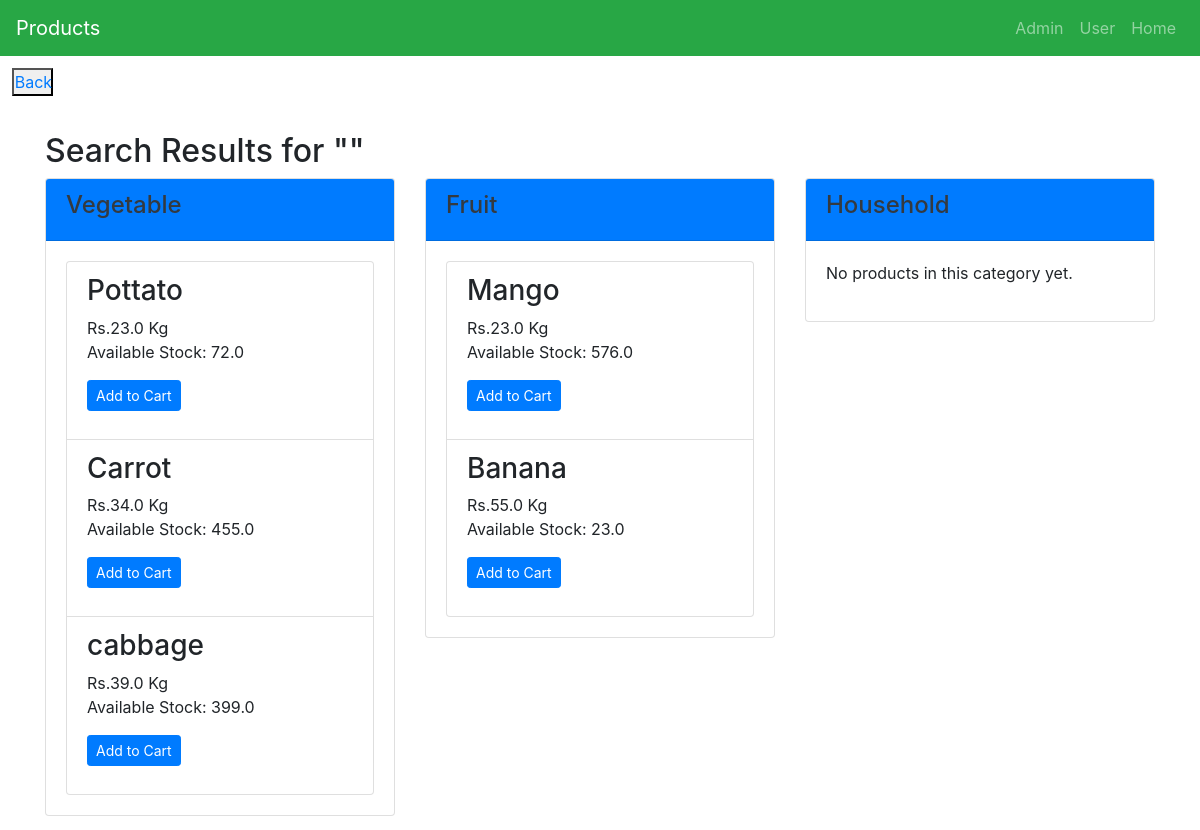
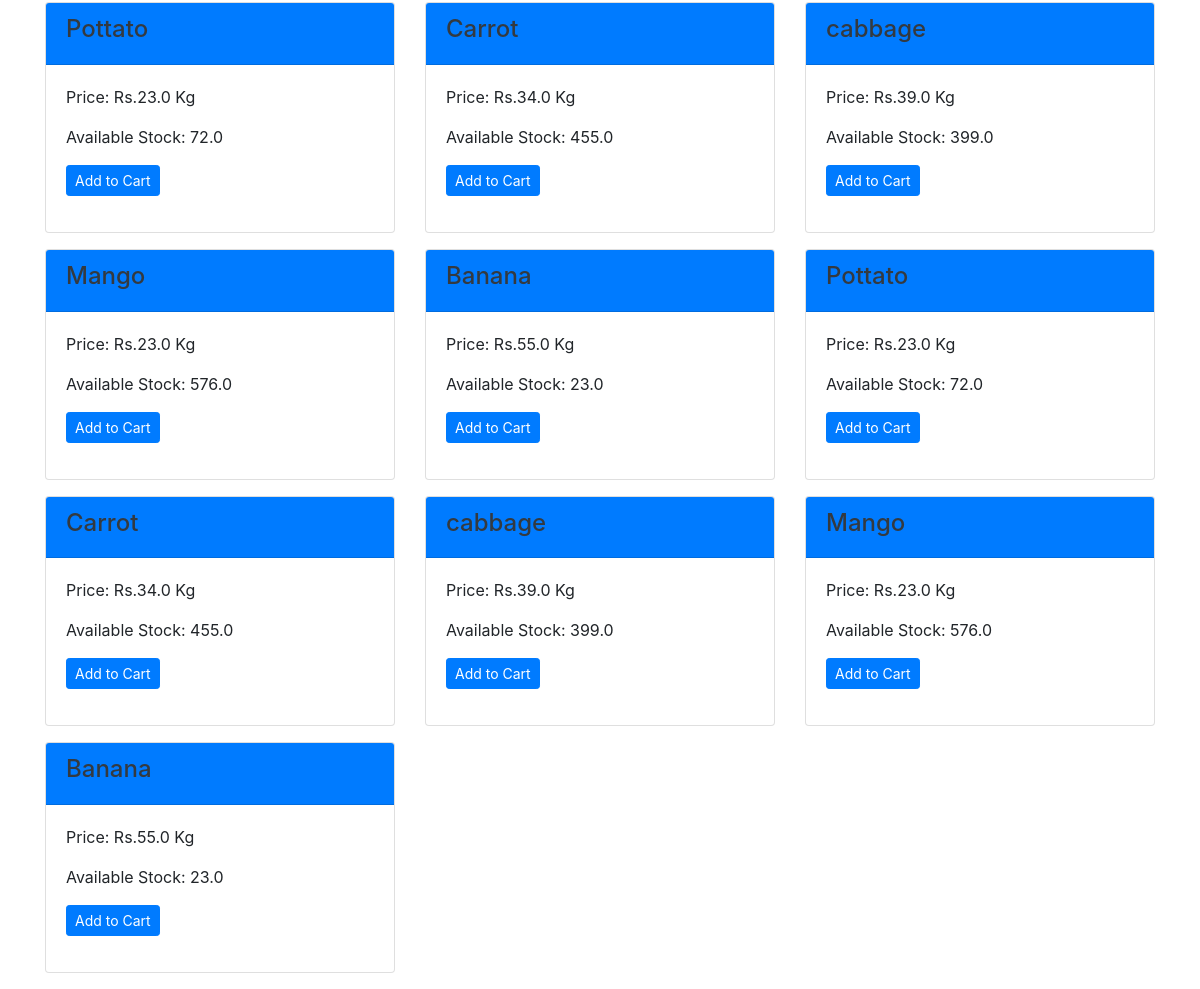
The page /search_page on the database its author committed (2 pictures, top to bottom).
### yadav.py (models this page shows)
class Category(db.Model):
    id = db.Column(db.Integer, primary_key=True)
    name = db.Column(db.String(100), nullable=False)
    products = db.relationship('Product', backref='category', lazy=True)

class Product(db.Model):
    product_id = db.Column(db.Integer, primary_key=True)
    name = db.Column(db.String(100), nullable=False)
    unit=db.Column(db.String, nullable=False)
    price = db.Column(db.Float, nullable=False)
    exp=db.Column(db.String, nullable=False)
    stock = db.Column(db.Float,nullable=False)
    category_id = db.Column(db.Integer, db.ForeignKey('category.id',ondelete='CASCADE'), nullable=False)

### yadav.py (the view)
@app.route('/search_page', methods=['GET'])
def search_page():
    query = request.args.get('query', '').strip()
    categories = Category.query.filter(Category.name.ilike(f'%{query}%')).all()
    products = Product.query.filter(Product.name.ilike(f'%{query}%')).all()
    product_price=Product.query.filter(Product.price.ilike(f'%{query}%')).all()
    return render_template('search_page.html', query=query,product_price=product_price, categories=categories, products=products)

### Templates/search_page.html (shortened to what this page needs)
<!DOCTYPE html>
<html lang="en">
<head>
    <link rel="stylesheet" href="https://maxcdn.bootstrapcdn.com/bootstrap/4.5.2/css/bootstrap.min.css">
</head>
<body>
    <nav class="navbar navbar-expand-lg navbar-dark bg-success">
        <a class="navbar-brand" href="#">Products</a>
        <ul class="navbar-nav ml-auto">
            <li class="nav-item">
                <a class="nav-link" href="/Manager_login">Admin </a>
            </li>
            <li class="nav-item">
                <a class="nav-link" href="/user_login">User</a>
            </li>
            <li class="nav-item">
                <a class="nav-link" href='/'>Home</a>
            </li>
        </ul>
    </nav>
    <button type="submit" style="padding:0cm; margin:1%"> <a href="/" style="margin:2%">Back</a></button>
    <div class="container mt-4">
        <h2>Search Results for "{{ query }}"</h2>
        <div class="row">
            {% if categories %}
                {% for category in categories %}
                    <div class="col-md-4">
                        <div class="card mb-3">
                            <div class="card-header text-dark bg-primary">
                                <h4>{{ category.name }}</h4>
                            </div>
                            <div class="card-body">
                                {% if category.products %}
                                    <ul class="list-group">
                                        {% for product in category.products %}
                                            <li class="list-group-item">
                                                <h3>{{ product.name }}</h3>
                                                <p> Rs.{{ product.price }} {{ product.unit }} <br>
                                                    {% if product.stock > 0 %}
                                                        Available Stock: {{ product.stock }}
                                                        <p><a href="{{ url_for('add_cart', product_id=product.product_id)}}" class="btn btn-sm btn-primary">Add to Cart</a>
                                                    {% else %}
                                                        <span class="text-danger"><h5 style="color:red">Out of Stock</h5></span>
                                                    {% endif %}</p>
                                                </p>
                                            </li>
                                        {% endfor %}
                                    </ul>
                                {% else %}
                                    <p>No products in this category yet.</p>
                                {% endif %}
                            </div>
                        </div>
                    </div>
                {% endfor %}
            {% endif %}
            {% if products %}
                {% for product in products %}
                    <div class="col-md-4">
                        <div class="card mb-3">
                            <div class="card-header text-dark bg-primary">
                                <h4>{{ product.name }}</h4>
                            </div>
                            <div class="card-body">
                                <p>Price: Rs.{{ product.price }} {{ product.unit }}</p>
                                <p>
                                    {% if product.stock > 0 %}
                                     Available Stock: {{ product.stock }}
                                   <p><a href="{{ url_for('add_cart', product_id=product.product_id)}}" class="btn btn-sm btn-primary">Add to Cart</a></p>
                                    {% else %}
                                    <span class="text-danger"><h5 style="color:red">Out of Stock</h5></span>
                                    {% endif %}</p>
                            </div>
                        </div>
                    </div>
                {% endfor %}
            {% endif %}
            {% if product_price %}
                {% for product in product_price %}
                    <div class="col-md-4">
                        <div class="card mb-3">
                            <div class="card-header text-dark bg-primary">
                                <h4>{{ product.name }}</h4>
                            </div>
                            <div class="card-body">
                                <p>Price: Rs.{{ product.price }} {{ product.unit }}</p>
                                <p>
                                    {% if product.stock > 0 %}
                                     Available Stock: {{ product.stock }}
                                   <p><a href="{{ url_for('add_cart', product_id=product.product_id)}}" class="btn btn-sm btn-primary">Add to Cart</a></p>
                                    {% else %}
                                    <span class="text-danger"><h5 style="color:red">Out of Stock</h5></span>
                                    {% endif %}</p>
                            </div>
                        </div>
                    </div>
                {% endfor %}
            {% endif %}
        </div>
    </div>
</body>
</html>

### rows shown on the page
Category: name "Vegetable"
Product: name "Pottato", price "23.0", unit "Kg", stock "72.0"
Product: name "Carrot", price "34.0", unit "Kg", stock "455.0"
Product: name "cabbage", price "39.0", unit "Kg", stock "399.0"
Category: name "Fruit"
Product: name "Mango", price "23.0", unit "Kg", stock "576.0"
Product: name "Banana", price "55.0", unit "Kg", stock "23.0"
Category: name "Household", shows "No products in this category yet."
